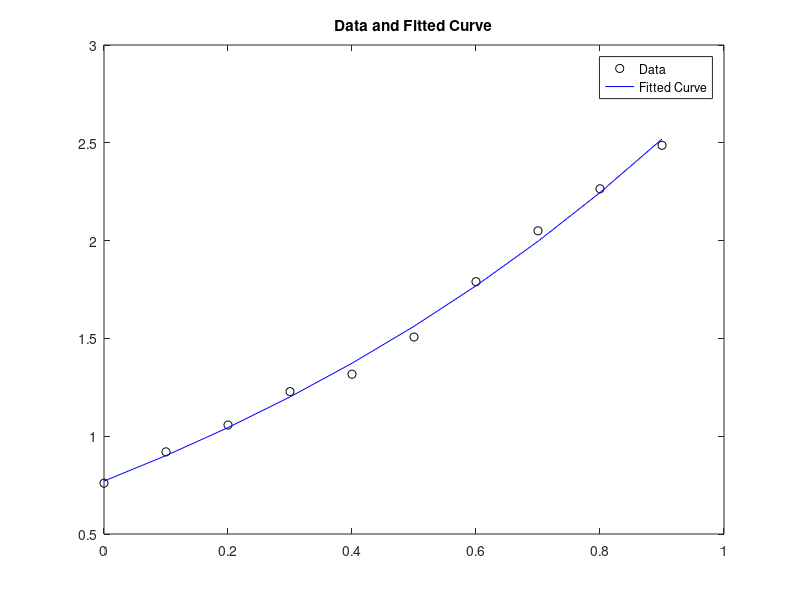

Reproduce this figure in MATLAB.
close all
clear
clc
year = 1900:10:1990;
t = (year-1900)/100;
P = [76.0,92.0,105.7,122.8,131.7,150.7,179.0,205.0,226.5,248.7];
P = P/100;
fun = @(c,t) (c(1)+c(2)*exp(c(3)*t));
c0 = [1,1,1];
c = lsqcurvefit(fun, c0, t, P);
fprintf('c: [%f,%f,%f]\n', c);
plot(t,P,'ko',t,fun(c,t),'b-');
legend('Data','Fitted Curve');
title('Data and Fitted Curve');
% Prediction for 2000
P_2000 = (c(1)+c(2)*exp(c(3)*(2000-1900)/100))*100;
fprintf('Prediction for 2000: %f\n', P_2000);
fprintf('Exact population for 2000 (internet): 282.2\n');
